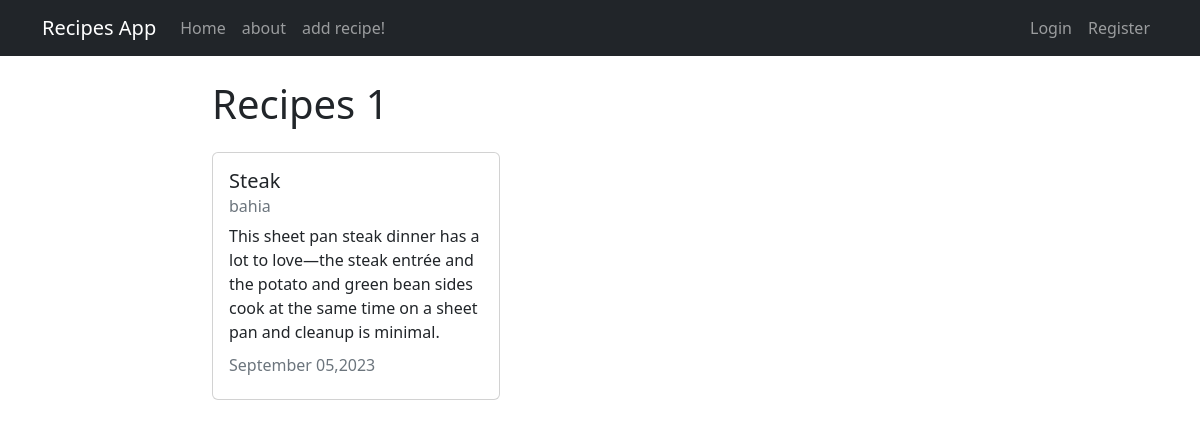
Page /recipe/1/ on the committed database.
### recipes/models.py (models this page shows, shortened)
class Recipe(models.Model):
    title = models.CharField(max_length=100)
    description = models.TextField()
    created_at = models.DateTimeField(auto_now_add=True)
    updated_at = models.DateTimeField(auto_now=True)
    author = models.ForeignKey(User,on_delete=models.CASCADE, default="")

### recipes/views.py (the view)
# urls.py: path('recipe/<int:pk>/', views.RecipeDetailView.as_view(), name="recipes-detail"),
class RecipeDetailView(DetailView):
    model= models.Recipe
    template_name= "recipes/recipes-detail.html"

### recipes/templates/recipes/recipes-detail.html (shortened to what this page needs)
{% extends 'recipes/base.html'%}
{% block content%}
    <h1>Recipes {{object.id}} </h1>
     <div class="card my-4 " style="width: 18rem;">
        <div class="card-body">
          <h5 class="card-title">{{object.title}}</h5>
          <h6 class="card-subtitle mb-2 text-muted">{{object.author}}</h6>
          <p class="card-text">{{object.description}}</p>
          <h6 class="card-subtitle mb-2 text-muted">{{object.updated_at|date:"F d,Y"}}</h6>
      </div>
{% endblock content%}

### rows in the picture
Recipe: id "1", title "Steak", author "bahia", description "This sheet pan steak dinner has a lot to love—the steak entrée and the potato and green bean sides cook at the same time on a sheet pan and cleanup is minimal.", updated_at "September 05,2023"
